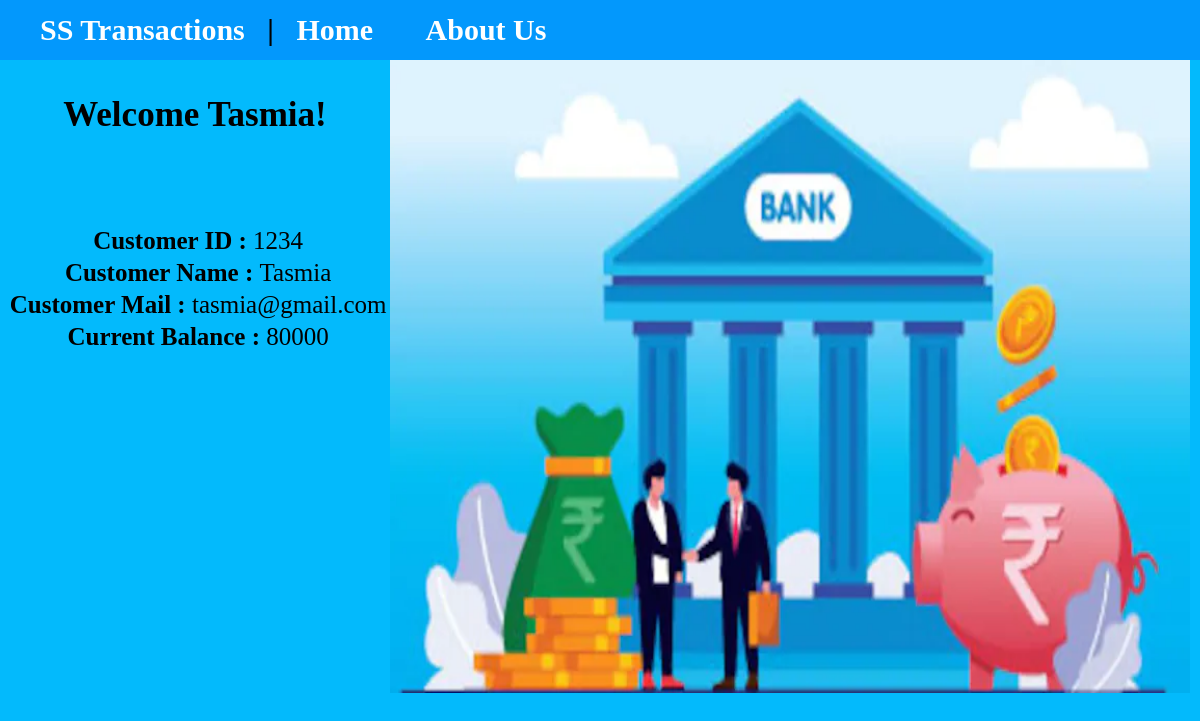
The page /customer_details.php?customer_id=1234&name=Tasmia on the database its author committed.
### tables this page shows
CREATE TABLE `customers` (
  `customer_id` int(11),
  `name` varchar(30) NOT NULL,
  `email` varchar(50) NOT NULL,
  `current_balance` int(11) NOT NULL
);

### customer_details.php (the view, shortened to what this page needs)
<?php
$serverName="localhost";
			$userName="root";
			$password="";
			$dbname="banking";
			$conn=mysqli_connect($serverName,$userName,$password,$dbname);
$customer_id = $_GET['customer_id'];
$name=$_GET['name'];
$sql = "SELECT *
		FROM customers
    WHERE customer_id = $customer_id";
 $result=$conn->query($sql);
while($row=$result->fetch_assoc()){
?>
<!DOCTYPE html>
<html lang="en">
<?php include("topheader.php"); ?>
<center>
	<p><b>Welcome <?php echo $name; ?>!</b></p>
<table>
	<?php echo "<tr><td><b>&nbsp;Customer ID : </b>".$row["customer_id"]."</td></tr>"; ?>
	<br/>
	<?php echo "<tr><td><b>&nbsp;Customer Name : </b>".$row["name"]."</td></tr>"; ?>
	<br/>
	<?php echo "<tr><td><b>&nbsp;Customer Mail : </b>".$row["email"]."</td></tr>"; ?>
	<br/>
	<?php echo "<tr><td><b>&nbsp;Current Balance : </b>".$row["current_balance"]."</td></tr>"; ?>
</table>
</center>
<?php }
?>
</html>

### topheader.php (shortened to what this page needs)
<!DOCTYPE html>
<html lang="en">
</head>
<body>
    <header>
  <nav>
    <b>
    <ul>
      <li>
      <a href="index.php"> SS Transactions </a> &nbsp;
      </li>
      <li>
        | &nbsp;
      </li>
      <li>
      <a href="index.php"> Home </a> &nbsp; &nbsp; &nbsp;
      </li>
      <li>
      <a href="about_us.php"> About Us</a> &nbsp; &nbsp; &nbsp;
      </li>
    </ul>
    </b>
  </nav>
</header>
<img src="images/banking2.webp">
</body>
</html>

### customer_details.php (style rules this page uses)
table { font-size: 25px; font-family: garamond; }
p { font-size: 35px; font-family: garamond; }
td { text-align: center; }

### topheader.php (style rules this page uses)
body { height: 100%; margin: 0; background-color: rgb(3, 186, 252); }
img { width: 800px; height: 633px; float: right; margin-right: 10px; }
header * { display: inline; }
li { font-size: 30px; }
header li a { color: white; font-family: garamond; text-decoration: none; font-size: 30px; }
header { background-color: rgb(3, 152, 252); left: 0; right: 0; top: 5px; height: 60px; display: flex; align-items: center; }

### rows shown on the page
customers: customer_id "1234", name "Tasmia", email "tasmia@gmail.com", current_balance "80000"
